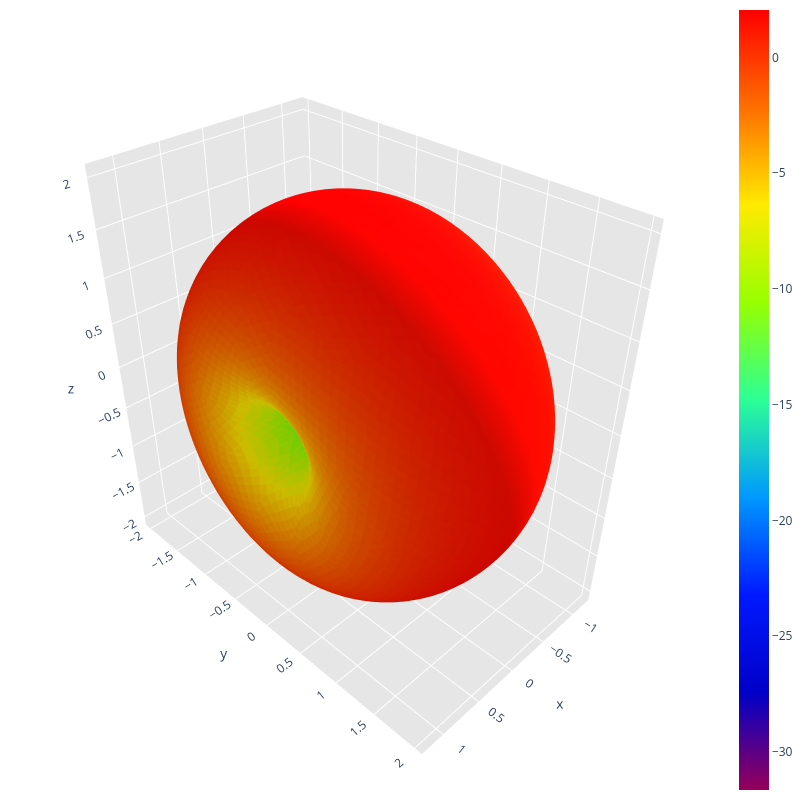
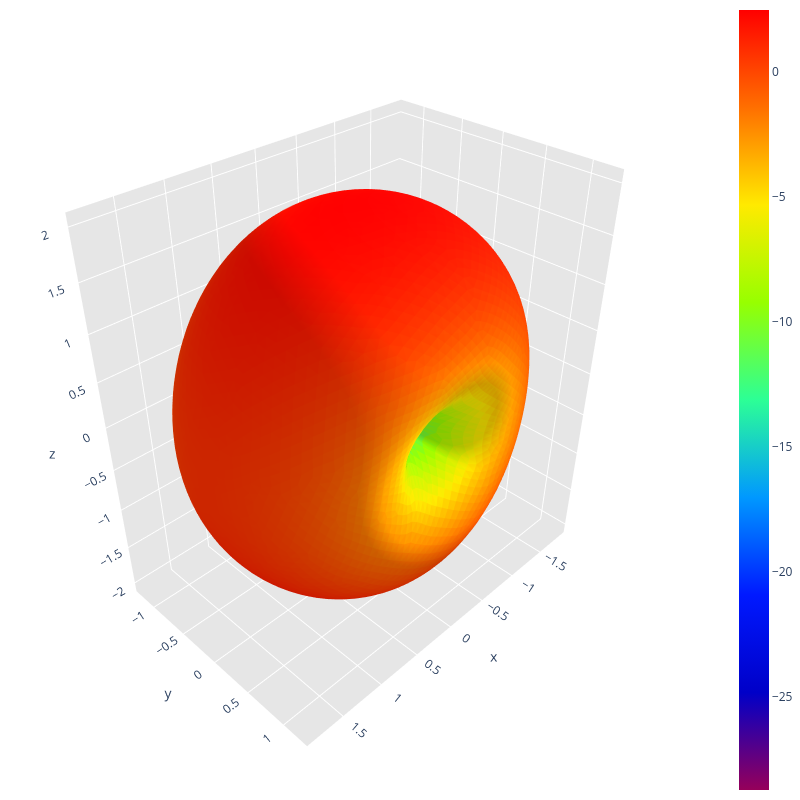
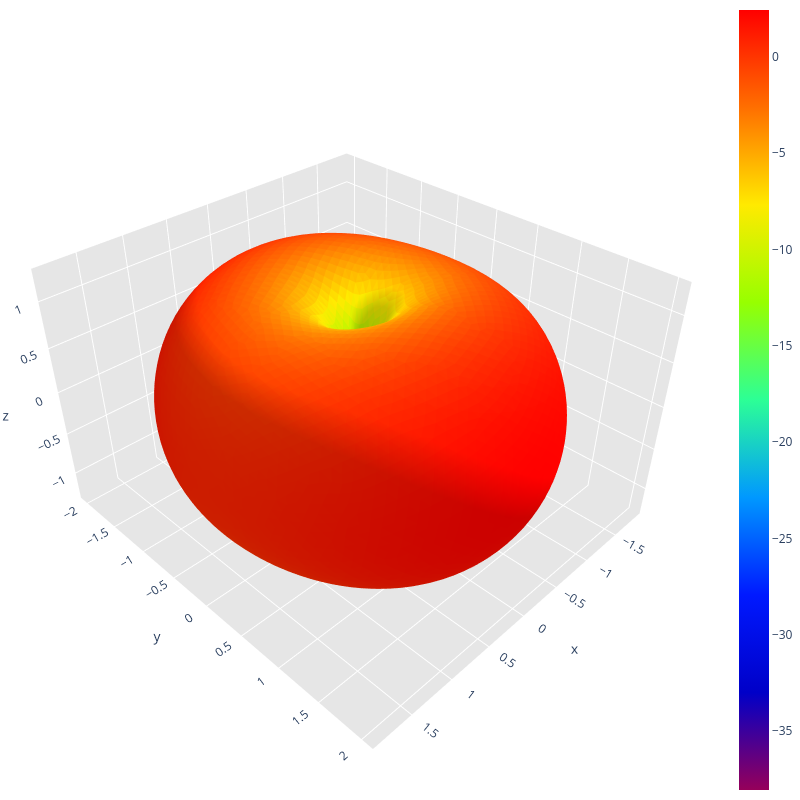
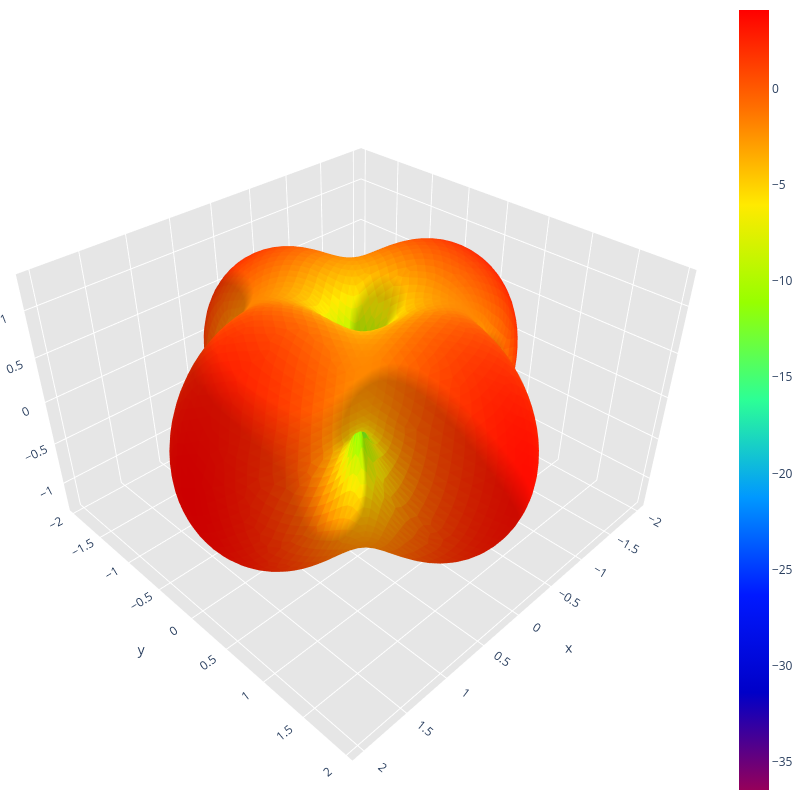

Notebook source saved alongside these figures, in order:
### Code cell
# 5. Far-field pattern of the first 4 modes, at the same design frequency
_, triangles, edges, _vecteurs_rho = DataManager_rwg2.load_data(path.mat_mesh2)
freq_cma, _omega, _mu, _epsilon, light_speed_c, eta, _Z = DataManager_rwg3.load_data(path.mat_impedance)

for n in range(n_modes_cma):
    J_n = modal_data.eigenvectors[:, n]
    sphere_points, sphere_triangles, gain_db, directivity_max = compute_modal_farfield(
        triangles, edges, J_n, freq_cma, light_speed_c, eta)
    print(f"Mode {n + 1} (lambda = {modal_data.eigenvalues[n]:.4f}): "
          f"peak directivity = {10 * np.log10(directivity_max):.2f} dBi")
    fig = ModalVisualizer.plot_mode_farfield(sphere_points, sphere_triangles, gain_db,
                                                  mode_index=n, eigenvalue=modal_data.eigenvalues[n],
                                                  save_image=True, antenna_name=path.name)
    fig.show()

### Figure 1 — Plotly figure (JSON) as saved in the notebook; plotly's stock layout.template omitted (floating-point values rounded to 4 significant figures; data arrays with more than 128 entries replaced by an {"elided": "..."} marker saying what was removed)
{"data": [{"facecolor": {"elided": "10296 str values"}, "i": {"elided": "10296 int values"}, "j": {"elided": "10296 int values"}, "k": {"elided": "10296 int values"}, "name": "", "type": "mesh3d", "x": {"elided": "5150 float values"}, "y": {"elided": "5150 float values"}, "z": {"elided": "5150 float values"}}, {"hoverinfo": "none", "marker": {"color": [-31.64, 2.046], "colorscale": [[0, "rgb(150, 0, 90)"], [0.125, "rgb(0, 0, 200)"], [0.25, "rgb(0, 25, 255)"], [0.375, "rgb(0, 152, 255)"], [0.5, "rgb(44, 255, 150)"], [0.625, "rgb(151, 255, 0)"], [0.75, "rgb(255, 234, 0)"], [0.875, "rgb(255, 111, 0)"], [1, "rgb(255, 0, 0)"]], "showscale": true, "size": 0.1}, "mode": "markers", "showlegend": false, "type": "scatter3d", "x": [1.225e-16], "y": [-2.999e-32], "z": [2.0]}], "layout": {"height": 800, "margin": {"b": 0, "l": 0, "r": 0, "t": 0}, "paper_bgcolor": "rgba(0,0,0,0)", "plot_bgcolor": "rgba(0,0,0,0)", "scene": {"aspectratio": {"x": 0.6049, "y": 0.9813, "z": 1}, "xaxis": {"backgroundcolor": "rgb(230, 230, 230)", "gridcolor": "rgb(255, 255, 255)", "showbackground": true, "zerolinecolor": "rgb(255, 255, 255)"}, "yaxis": {"backgroundcolor": "rgb(230, 230, 230)", "gridcolor": "rgb(255, 255, 255)", "showbackground": true, "zerolinecolor": "rgb(255, 255, 255)"}, "zaxis": {"backgroundcolor": "rgb(230, 230, 230)", "gridcolor": "rgb(255, 255, 255)", "showbackground": true, "zerolinecolor": "rgb(255, 255, 255)"}}, "title": {"text": ""}, "width": 800}}

### Figure 2 — Plotly figure (JSON) as saved in the notebook; plotly's stock layout.template omitted (floating-point values rounded to 4 significant figures; data arrays with more than 128 entries replaced by an {"elided": "..."} marker saying what was removed)
{"data": [{"facecolor": {"elided": "10296 str values"}, "i": {"elided": "10296 int values"}, "j": {"elided": "10296 int values"}, "k": {"elided": "10296 int values"}, "name": "", "type": "mesh3d", "x": {"elided": "5150 float values"}, "y": {"elided": "5150 float values"}, "z": {"elided": "5150 float values"}}, {"hoverinfo": "none", "marker": {"color": [-28.73, 2.474], "colorscale": [[0, "rgb(150, 0, 90)"], [0.125, "rgb(0, 0, 200)"], [0.25, "rgb(0, 25, 255)"], [0.375, "rgb(0, 152, 255)"], [0.5, "rgb(44, 255, 150)"], [0.625, "rgb(151, 255, 0)"], [0.75, "rgb(255, 234, 0)"], [0.875, "rgb(255, 111, 0)"], [1, "rgb(255, 0, 0)"]], "showscale": true, "size": 0.1}, "mode": "markers", "showlegend": false, "type": "scatter3d", "x": [1.225e-16], "y": [-2.999e-32], "z": [2.0]}], "layout": {"height": 800, "margin": {"b": 0, "l": 0, "r": 0, "t": 0}, "paper_bgcolor": "rgba(0,0,0,0)", "plot_bgcolor": "rgba(0,0,0,0)", "scene": {"aspectratio": {"x": 0.9148, "y": 0.6179, "z": 1}, "xaxis": {"backgroundcolor": "rgb(230, 230, 230)", "gridcolor": "rgb(255, 255, 255)", "showbackground": true, "zerolinecolor": "rgb(255, 255, 255)"}, "yaxis": {"backgroundcolor": "rgb(230, 230, 230)", "gridcolor": "rgb(255, 255, 255)", "showbackground": true, "zerolinecolor": "rgb(255, 255, 255)"}, "zaxis": {"backgroundcolor": "rgb(230, 230, 230)", "gridcolor": "rgb(255, 255, 255)", "showbackground": true, "zerolinecolor": "rgb(255, 255, 255)"}}, "title": {"text": ""}, "width": 800}}

### Figure 3 — Plotly figure (JSON) as saved in the notebook; plotly's stock layout.template omitted (floating-point values rounded to 4 significant figures; data arrays with more than 128 entries replaced by an {"elided": "..."} marker saying what was removed)
{"data": [{"facecolor": {"elided": "10296 str values"}, "i": {"elided": "10296 int values"}, "j": {"elided": "10296 int values"}, "k": {"elided": "10296 int values"}, "name": "", "type": "mesh3d", "x": {"elided": "5150 float values"}, "y": {"elided": "5150 float values"}, "z": {"elided": "5150 float values"}}, {"hoverinfo": "none", "marker": {"color": [-38.05, 2.425], "colorscale": [[0, "rgb(150, 0, 90)"], [0.125, "rgb(0, 0, 200)"], [0.25, "rgb(0, 25, 255)"], [0.375, "rgb(0, 152, 255)"], [0.5, "rgb(44, 255, 150)"], [0.625, "rgb(151, 255, 0)"], [0.75, "rgb(255, 234, 0)"], [0.875, "rgb(255, 111, 0)"], [1, "rgb(255, 0, 0)"]], "showscale": true, "size": 0.1}, "mode": "markers", "showlegend": false, "type": "scatter3d", "x": [6.123e-20], "y": [-1.5e-35], "z": [0.001]}], "layout": {"height": 800, "margin": {"b": 0, "l": 0, "r": 0, "t": 0}, "paper_bgcolor": "rgba(0,0,0,0)", "plot_bgcolor": "rgba(0,0,0,0)", "scene": {"aspectratio": {"x": 0.919, "y": 1, "z": 0.6274}, "xaxis": {"backgroundcolor": "rgb(230, 230, 230)", "gridcolor": "rgb(255, 255, 255)", "showbackground": true, "zerolinecolor": "rgb(255, 255, 255)"}, "yaxis": {"backgroundcolor": "rgb(230, 230, 230)", "gridcolor": "rgb(255, 255, 255)", "showbackground": true, "zerolinecolor": "rgb(255, 255, 255)"}, "zaxis": {"backgroundcolor": "rgb(230, 230, 230)", "gridcolor": "rgb(255, 255, 255)", "showbackground": true, "zerolinecolor": "rgb(255, 255, 255)"}}, "title": {"text": ""}, "width": 800}}

### Figure 4 — Plotly figure (JSON) as saved in the notebook; plotly's stock layout.template omitted (floating-point values rounded to 4 significant figures; data arrays with more than 128 entries replaced by an {"elided": "..."} marker saying what was removed)
{"data": [{"facecolor": {"elided": "10296 str values"}, "i": {"elided": "10296 int values"}, "j": {"elided": "10296 int values"}, "k": {"elided": "10296 int values"}, "name": "", "type": "mesh3d", "x": {"elided": "5150 float values"}, "y": {"elided": "5150 float values"}, "z": {"elided": "5150 float values"}}, {"hoverinfo": "none", "marker": {"color": [-36.47, 4.092], "colorscale": [[0, "rgb(150, 0, 90)"], [0.125, "rgb(0, 0, 200)"], [0.25, "rgb(0, 25, 255)"], [0.375, "rgb(0, 152, 255)"], [0.5, "rgb(44, 255, 150)"], [0.625, "rgb(151, 255, 0)"], [0.75, "rgb(255, 234, 0)"], [0.875, "rgb(255, 111, 0)"], [1, "rgb(255, 0, 0)"]], "showscale": true, "size": 0.1}, "mode": "markers", "showlegend": false, "type": "scatter3d", "x": [6.123e-20], "y": [-1.5e-35], "z": [0.001]}], "layout": {"height": 800, "margin": {"b": 0, "l": 0, "r": 0, "t": 0}, "paper_bgcolor": "rgba(0,0,0,0)", "plot_bgcolor": "rgba(0,0,0,0)", "scene": {"aspectratio": {"x": 1, "y": 0.9737, "z": 0.6419}, "xaxis": {"backgroundcolor": "rgb(230, 230, 230)", "gridcolor": "rgb(255, 255, 255)", "showbackground": true, "zerolinecolor": "rgb(255, 255, 255)"}, "yaxis": {"backgroundcolor": "rgb(230, 230, 230)", "gridcolor": "rgb(255, 255, 255)", "showbackground": true, "zerolinecolor": "rgb(255, 255, 255)"}, "zaxis": {"backgroundcolor": "rgb(230, 230, 230)", "gridcolor": "rgb(255, 255, 255)", "showbackground": true, "zerolinecolor": "rgb(255, 255, 255)"}}, "title": {"text": ""}, "width": 800}}
